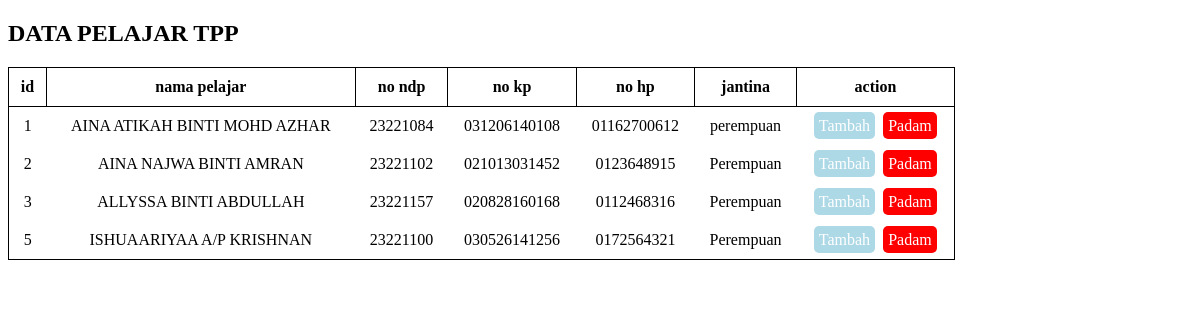
The page / on the database its author committed.
### tables this page shows
CREATE TABLE `info_pelajar` (
  `id` int(3) NOT NULL,
  `namapelajar` varchar(50) NOT NULL,
  `nondp` int(9) NOT NULL,
  `nokp` varchar(50) NOT NULL,
  `nohp` varchar(50) NOT NULL,
  `jantina` varchar(50) NOT NULL
);

### index.php (the view, shortened to what this page needs)
<?php
include "config.php";
$sql = "SELECT * FROM info_pelajar";
$result = $conn->query($sql);
?>
<!DOCTYPE html>
<html>
<head>
</head>
<body>
    <div class="container">
        <h2>DATA PELAJAR TPP</h2>
        <table class="table">
            <thead>
                <tr>
                    <th>id</th>
                    <th>nama pelajar</th>
                    <th>no ndp</th>
                    <th>no kp</th>
                    <th>no hp</th>
                    <th>jantina</th>
                    <th>action</th>
                </tr>
            </thead>
            <tbody>
                <?php
            if ($result ->num_rows > 0) {
                while ($row = $result->fetch_assoc()) {
        ?>
                <tr>
                    <td><?php echo $row['id']; ?></td>
                    <td><?php echo $row['namapelajar']; ?></td>
                    <td><?php echo $row['nondp']; ?></td>
                    <td><?php echo $row['nokp']; ?></td>
                    <td><?php echo $row['nohp']; ?></td>
                    <td><?php echo $row['jantina']; ?></td>
                    <td><a class="tambah" href="tambahpelajar.php?id=<?php echo $row['id']; ?>">Tambah</a>&nbsp;
                        <a class="padam" href="padampelajar.php?id=<?php echo $row['id']; ?>">Padam</a>
                    </td>
                </tr>
                <?php
                }
            }
        ?>
            </tbody>
        </table>
    </div>
</body>

### index.php (style rules this page uses)
table, thead, th { border: black solid 1px; padding: 10px; }
td { padding: 10px; }
table { width: 80%; border-collapse: collapse; padding: 10px; text-align: center; }
a { border-radius: 5px; }
.tambah { background-color: lightblue; padding: 5px; color: white; text-decoration: none; }
.padam { background-color: red; padding: 5px; color: white; text-decoration: none; }

### rows shown on the page
info_pelajar: id "1", namapelajar "AINA ATIKAH BINTI MOHD AZHAR", nondp "23221084", nokp "031206140108", nohp "01162700612", jantina "perempuan"
info_pelajar: id "2", namapelajar "AINA NAJWA BINTI AMRAN", nondp "23221102", nokp "021013031452", nohp "0123648915", jantina "Perempuan"
info_pelajar: id "3", namapelajar "ALLYSSA BINTI ABDULLAH", nondp "23221157", nokp "020828160168", nohp "0112468316", jantina "Perempuan"
info_pelajar: id "5", namapelajar "ISHUAARIYAA A/P KRISHNAN", nondp "23221100", nokp "030526141256", nohp "0172564321", jantina "Perempuan"
